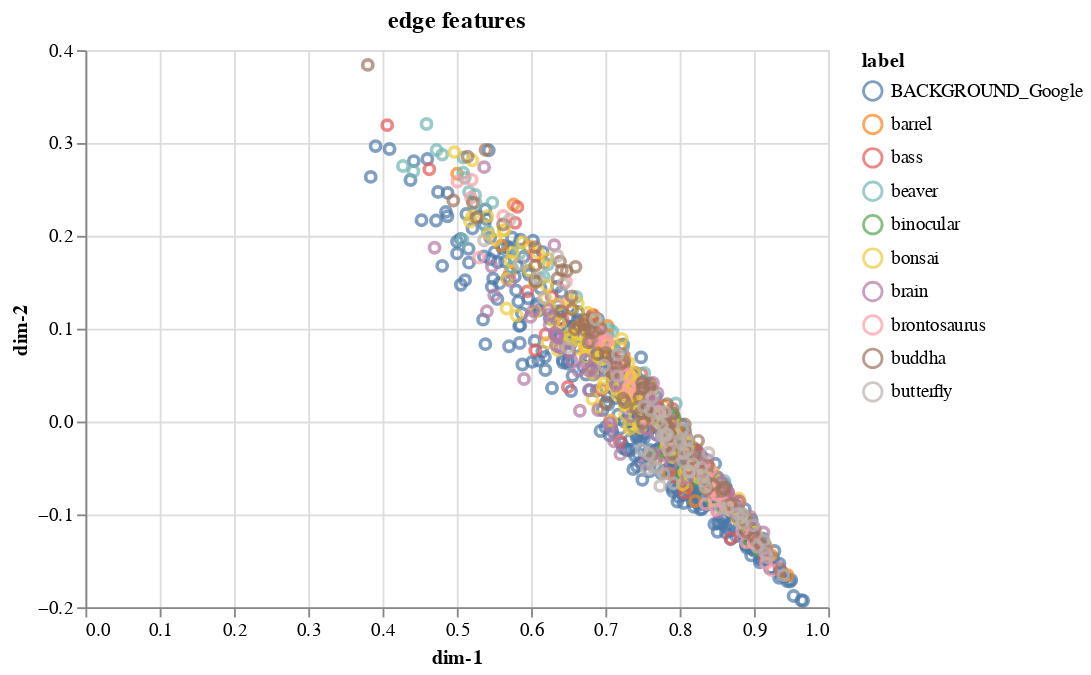

The code cell stored with this chart in its notebook:
### Code cell
from sklearn import decomposition

print('feature representation shape: ', X.shape)

reducer = decomposition.TruncatedSVD(n_components=2)
X_proj = reducer.fit_transform(X) if X.shape[1] > 2 else X

chart = alt.Chart(pd.DataFrame({
    'dim-1': X_proj[:, 0],
    'dim-2': X_proj[:, 1],
    'label': y,
})).mark_point().encode(
    x='dim-1:Q',
    y='dim-2:Q',
    color='label:N',
).properties(
    title='edge features'
)
chart

### Figure 1 — Vega-Lite specification as saved in the notebook (floating-point values rounded to 4 significant figures; data arrays with more than 128 entries replaced by an {"elided": "..."} marker saying what was removed)
{"config": {"view": {"continuousWidth": 400, "continuousHeight": 300}}, "data": {"name": "data-5707e2debe41c7b1f74dd33b3e73a771"}, "mark": "point", "encoding": {"color": {"type": "nominal", "field": "label"}, "x": {"type": "quantitative", "field": "dim-1"}, "y": {"type": "quantitative", "field": "dim-2"}}, "title": "edge features", "$schema": "https://vega.github.io/schema/vega-lite/v4.0.2.json", "datasets": {"data-5707e2debe41c7b1f74dd33b3e73a771": {"elided": "1000 records"}}}
